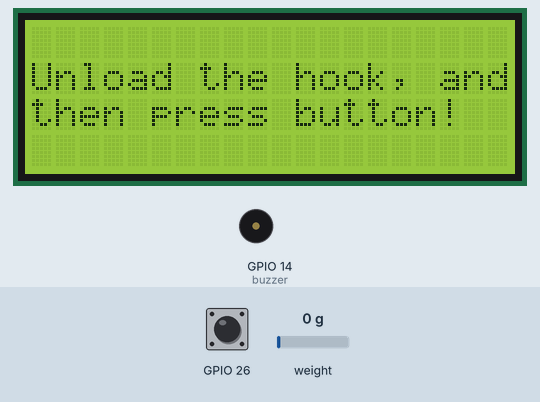
Bench run of a sketch on a simulated ESP32. On the bench: 20×4 character LCD, buzzer (waves = sounding, pin HIGH). The inputs (shaded band) are chosen by the test bench; at power-on: GPIO 26 HIGH, weight on the scale 0 g. What the sketch prints to the serial monitor is not drawn.

Above: at 0.9 s.
1.0 s: GPIO 26 driven LOW
At 1.8 s:
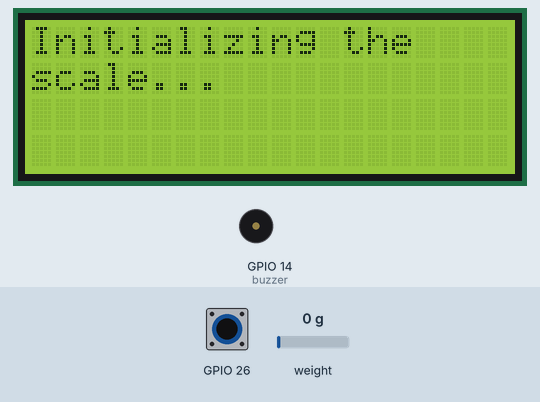
4.0 s: weight on the scale set to 2 g
At 5.8 s:
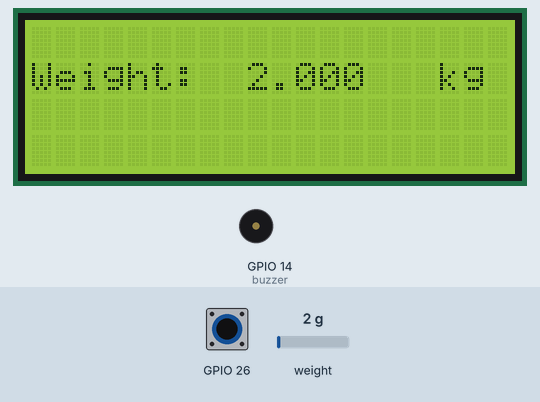
6.1 s: weight on the scale set to 100 g
At 6.8 s:
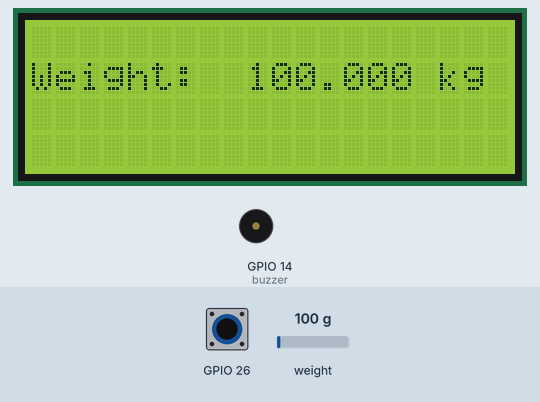
7.7 s: weight on the scale set to 1250 g
At 8.8 s:
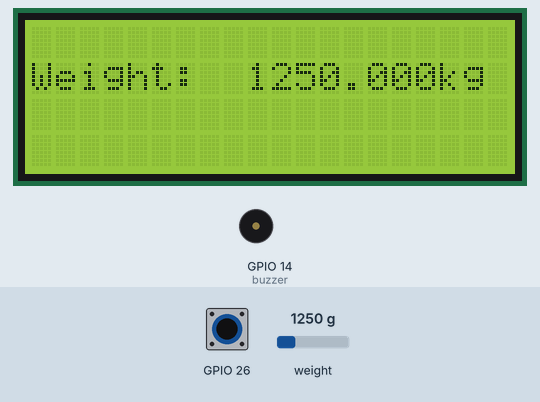
Timing chart, 0 to 10.3 s (numbered marks = the images above; inputs shaded):
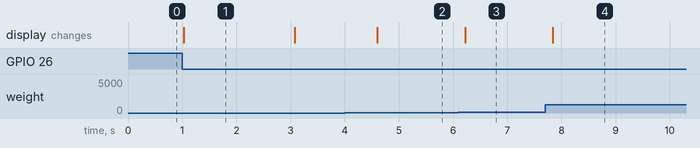

Measured:
- the behaviour switches between 0 and 1 g on weight on the scale (found by bisection; images 1 and 2)
- after the input at 1.0 s, the display: changes at once (image 1)
- after the input at 4.0 s, the display: changes after 0.60 s (image 2)
- after the input at 6.1 s, the display: changes after 0.12 s (image 3)
- after the input at 7.7 s, the display: changes after 0.14 s (image 4)
- what the display in image 1 shows lasts 2.1 s, from 1.0 s to 3.1 s

The sketch:

sketch.ino
```cpp
#include "HX711.h"
#define DT  16
#define SCK  4
#include <LiquidCrystal_I2C.h>
LiquidCrystal_I2C lcd(0x27,20,4);
HX711 scale;
void setup() {
  Serial.begin(115200);
  lcd.init();
  lcd.backlight();
  scale.begin(DT, SCK);
  pinMode(14, OUTPUT);
  pinMode(26, INPUT);
  lcd.setCursor(0,1);
  lcd.print("Unload the hook, and");
  lcd.setCursor(0,2);
  lcd.print("then press button!");
  delay(10);
  while (digitalRead(26)==HIGH)
  {
  }
  lcd.clear();
  lcd.setCursor(0,0);
  lcd.print("Initializing the ");
  lcd.setCursor(0,1);
  lcd.print("scale...");

  scale.set_scale(420);
  scale.tare();
delay(1000);
lcd.clear();
  lcd.setCursor(0,0);
  lcd.print("Scale ready. ");
  lcd.setCursor(0,1);
  lcd.print("Place a weight.");
  lcd.setCursor(0,2);
  lcd.print("And then press");
  lcd.setCursor(4,3);
  lcd.print("the button");
  delay(500);

  while (digitalRead(26)==HIGH)
  {

  }
}

void loop() {


    float weight = scale.get_units(10);
    Serial.println(weight);
    lcd.clear();
    lcd.setCursor(0,1);
    lcd.print("Weight: ");
    lcd.setCursor(9,1);
    lcd.print(weight,3);
    lcd.setCursor(17,1);
    lcd.print("kg");
    delay(100);

    if (weight<=0.100)
    {
      for (int b=100;b<=1500;b=b+100)
      {
        tone(14,b);
        delay(100);
      }
      for (int b=1400;b>=200;b=b-100)
      {
        tone(14,b);
        delay(100);
      }
    }

    else{
      noTone(14);
      delay(500);
    }

}
```
